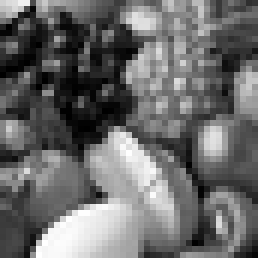
#> input picture src/Vector_Quantization/Vector_Quantization_Python/fruit.bmp, 43 x 43 px, shrunk from 256 x 256 before the run (shown 6 times larger)
$ python Vector_Quantization.py
#> lines starting #> are read from the running program, lines starting #| are printed output that depends on the picture
import cv2
import numpy as np
import json


def euclidean_distance(vec1, vec2):
    """
    Calculate the Euclidean distance between two vectors.
    :param vec1: First vector.
    :param vec2: Second vector.
    :return: Euclidean distance.
    """
    distance = 0.0

    # Loop through each pair of elements in the vectors
    for i in range(len(vec1)):
        difference = vec1[i] - vec2[i]  # Compute the difference
        distance += difference**2  # Add the square of the difference

    # Return the square root of the accumulated sum
    return distance**0.5


def calculate_mean(blocks):
    """
    Calculate the mean vector for a list of blocks.
    :param blocks: List of 1D blocks (flattened lists).
    :return: A 1D list representing the mean vector.
    """
    block_size = len(blocks[0])  # Number of elements in each block
    mean = [0] * block_size  # vector storing the mean with the same block size
    for block in blocks:
        for i in range(block_size):
            mean[i] += block[i]
    return [x / len(blocks) for x in mean]


def lbg_algorithm(blocks, codebook_size, delta=1e-5):
    """
    Perform the Linde-Buzo-Gray (LBG) algorithm to create a codebook.
    :param blocks: List of 1D blocks (flattened lists).
    :param codebook_size: Desired size of the codebook.
    :param delta: Small perturbation value for splitting vectors.
    :return: Final codebook.
    """
    # Initialize with the global centroid
    codebook = [calculate_mean(blocks)]

    while len(codebook) < codebook_size:
        # Split codebook
        new_codebook = []
        for vector in codebook:
            new_codebook.append([v - delta for v in vector])  # Perturb down
            new_codebook.append([v + delta for v in vector])  # Perturb up

        codebook = new_codebook

        # Assign blocks to the nearest codebook vector and recompute centroids
        while True:
            assignments = [[] for _ in range(len(codebook))]
            for block in blocks:
                distances = [
                    euclidean_distance(block, codeword) for codeword in codebook
                ]
                closest_idx = distances.index(min(distances))
                assignments[closest_idx].append(block)

            new_codebook = []
            for group in assignments:
                if group:  # Avoid empty clusters
                    new_codebook.append(calculate_mean(group))
                else:
                    new_codebook.append([0] * len(blocks[0]))  # Handle empty clusters

            # Check for convergence
            converged = True
            for i in range(len(codebook)):
                for a, b in zip(codebook[i], new_codebook[i]):
                    if abs(a - b) >= delta:
                        converged = False
                        break
                if not converged:
                    break

            if converged:
                break
            codebook = new_codebook

    return codebook


def extract_block(image, i, j, block_size):
    """
    Extract a block of size block_size x block_size from the image, with zero padding for out-of-bound indices.
    :param image: 2D list representing the grayscale pixel values.
    :param i: Starting row of the block.
    :param j: Starting column of the block.
    :param block_size: The size of the block (e.g., 2 for 2x2 blocks).
    :return: A 1D list representing the flattened block.
    """
    height = len(image)
    width = len(image[0])
    block = []

    # Iterate through the rows of the block
    for x in range(i, i + block_size):
        # Iterate through the columns of the block
        for y in range(j, j + block_size):
            if x < height and y < width:
                # If within bounds, add the pixel value
                block.append(image[x][y])
            else:
                # If out of bounds, add zero for padding
                block.append(0)

    return block


def divide_into_blocks(image, block_size):
    """
    Divide a 2D image array into non-overlapping blocks of size block_size x block_size.
    :param image: 2D list representing the grayscale pixel values.
    :param block_size: Size of the block (e.g., 4 for 4x4 blocks).
    :return: A list of 1D blocks (each block is a flattened list of pixel values).
    """
    height = len(image)
    width = len(image[0])
    blocks = []

    # Iterate through the image in steps of block_size
    for i in range(0, height, block_size):
        for j in range(0, width, block_size):
            # Use the extract_block function to get the block
            block = extract_block(image, i, j, block_size)
            blocks.append(block)

    return blocks


def read_image(image_path):
    """
    Reads a grayscale image and converts it to a 2D list of pixel values.
    :param image_path: Path to the input image file.
    :return: A 2D list representing the grayscale pixel values.
    """
#> called with image_path = 'fruit.bmp'
    # Read the image in grayscale mode
    image = cv2.imread(image_path, cv2.IMREAD_GRAYSCALE)
#> image is the input picture: shape (43, 43); min 0, max 255, mean 105.9

    if image is None:
        raise FileNotFoundError(f"Image file not found: {image_path}")

    # Convert the OpenCV image (NumPy array) into a list of lists
    pixel_values = [[int(pixel) for pixel in row] for row in image]
#> pixel_values = 43 items

    return pixel_values


def write_image(image, output_path):
    """
    Save a 2D list as a grayscale image using OpenCV.
    :param image: 2D list representing the grayscale pixel values.
    :param output_path: Path to save the grayscale image.
    """
    # Convert the 2D list to a NumPy array (required by OpenCV)
    image_array = np.array(image, dtype=np.uint8)

    # Save the image using OpenCV
    success = cv2.imwrite(output_path, image_array)

    if not success:
        raise IOError(f"Failed to write image to {output_path}")


def compress_image(image_path, block_size, codebook_size, compressed_file):
    """
    Compress an image using Vector Quantization.
    :param image_path: Path to the input grayscale image.
    :param block_size: Size of the blocks (e.g., 2 for 2x2 blocks).
    :param codebook_size: Desired size of the codebook.
    :param compressed_file: Path to save the compressed data.
    """
    # Read the image and divide it into blocks
    image = read_image(image_path)
#> image = 43 items
    blocks = divide_into_blocks(image, block_size)
#> in divide_into_blocks, `height = len(image)`: height = 43
#> after the loop in divide_into_blocks, `for i in range(0, height, block_size):`: blocks = 121 items
#> blocks = 121 items

    # Generate the codebook using LBG algorithm
    codebook = lbg_algorithm(blocks, codebook_size)
#> in calculate_mean, `block_size = len(blocks[0])`: block_size = 16
#> in calculate_mean, `mean = [0] * block_size`: mean = [0, 0, 0, 0, 0, 0, 0, 0, 0, 0, 0, 0, 0, 0, 0, 0]
#> the loop in calculate_mean, `for block in blocks:` made 121 passes
#> block on passes 22, 23, 37, 47, 49, 59: [57, 61, 66, 0, 72, 69, 67, 0, 65, 76, 90, 0, 60, 62, 58, 0], [53, 103, 93, 41, 48, 42, 20, 13, 33, 16, 18, 4, 9, 0, 0, 4], [10, 35, 23, 39, 4, 20, 14, 16, 2, 3, 6, 11, 0, 12, 23, 5], [58, 20, 42, 21, 66, 22, 26, 2, 84, 54, 1, 1, 76, 72, 20, 0], [37, 50, 24, 32, 13, 8, 6, 6, 20, 0, 1, 10, 6, 10, 25, 14], [7, 3, 3, 3, 10, 1, 0, 3, 5, 10, 17, 13, 19, 18, 28, 21]
#> after the loop in calculate_mean, `for block in blocks:`: mean = [12616, 12524, 13040, 11835, 12688, 12773, 13143, 12120, 12617, 13154, 13101, 11921, 11161, 11630, 11263, 10221]
#> in lbg_algorithm, `codebook = [calculate_mean(blocks)]`: codebook = [[104.3, 103.5, 107.8, 97.81, 104.9, 105.6, 108.6, 100.2, 104.3, 108.7, 108.3, 98.52, 92.24, 96.12, 93.08, 84.47]]
#> the loop in lbg_algorithm, `while len(codebook) < codebook_size:` made 2 passes

    # Assign each block to the closest codebook vector
    compressed_matrix = []
    for block in blocks:
        distances = [euclidean_distance(block, codeword) for codeword in codebook]
        closest_idx = distances.index(min(distances))
        compressed_matrix.append(closest_idx)
#> this loop made 121 passes

    # Prepare compressed data
    compressed_data = {
        "compressed_matrix": compressed_matrix,  # Indices of codebook vectors
        "codebook": codebook,  # List of codebook vectors
        "image_shape": [len(image), len(image[0])],  # Original image dimensions
        "block_size": block_size,  # Block size used for compression
    }

    # Serialize the data to a JSON string and write it as bytes
    with open(compressed_file, "wb") as f:
        f.write(json.dumps(compressed_data).encode("utf-8"))

    print(f"Image compressed and saved to {compressed_file}")


def decompress_image(compressed_file, decompressed_image_path):
    """
    Decompress a compressed image file to reconstruct the original image.
    :param compressed_file: Path to the compressed data file.
    :param decompressed_image_path: Path to save the decompressed image.
    """
#> called with compressed_file = 'fruit-b4-c4.bin', decompressed_image_path = 'fruit-b4-c4.bmp'
    # Read the binary data and deserialize the JSON
    with open(compressed_file, "rb") as f:
        compressed_data = json.loads(f.read().decode("utf-8"))

    compressed_matrix = compressed_data[
        "compressed_matrix"
    ]  # Indices of codebook vectors
    codebook = compressed_data["codebook"]  # List of codebook vectors
    image_shape = compressed_data["image_shape"]  # Original image dimensions
    block_size = compressed_data["block_size"]  # Block size used for compression

    height, width = image_shape
    decompressed_image = [[0] * width for _ in range(height)]  # Initialize empty image

    # Reconstruct the image block by block
    idx = 0
    for i in range(0, height, block_size):
        for j in range(0, width, block_size):
            if idx < len(compressed_matrix):
                vector = codebook[compressed_matrix[idx]]  # Get the codebook vector
                for bi in range(block_size):
                    for bj in range(block_size):
                        if i + bi < height and j + bj < width:
                            # Map vector back to the 2D image
                            decompressed_image[i + bi][j + bj] = int(
                                vector[bi * block_size + bj]
                            )
                idx += 1

    # Save the reconstructed image
    write_image(decompressed_image, decompressed_image_path)
#> in write_image, `success = cv2.imwrite(output_path, image_array)`:
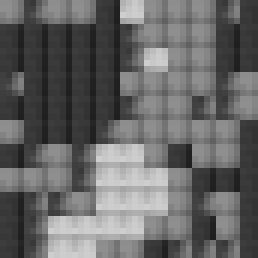
#> saved as fruit-b4-c4.bmp: shape (43, 43) (shown 6 times larger); min 31, max 206, mean 102.1
    print(f"Image decompressed and saved to {decompressed_image_path}")


# Example usage
if __name__ == "__main__":
    block_size = 4
    codebook_size = 4

    images = ["fruit.bmp", "House.bmp", "photographer.bmp", "image.jpg"]
    image_path = images[0]
    compressed_file = (
        image_path[:-4] + "-b" + str(block_size) + "-c" + str(codebook_size) + ".bin"
    )
    decompressed_image_path = (
        image_path[:-4] + "-b" + str(block_size) + "-c" + str(codebook_size) + ".bmp"
    )

    print("Starting compression...")
    compress_image(image_path, block_size, codebook_size, compressed_file)
    decompress_image(compressed_file, decompressed_image_path)
